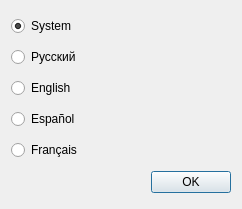
<?xml version="1.0" encoding="UTF-8"?>
<ui version="4.0">
 <class>LanguageDialog</class>
 <widget class="QWidget" name="LanguageDialog">
  <property name="geometry">
   <rect>
    <x>0</x>
    <y>0</y>
    <width>242</width>
    <height>209</height>
   </rect>
  </property>
  <property name="windowTitle">
   <string>Choose application language</string>
  </property>
  <layout class="QGridLayout" name="gridLayout">
   <item row="3" column="0">
    <widget class="QRadioButton" name="spanish">
     <property name="text">
      <string>Español</string>
     </property>
    </widget>
   </item>
   <item row="5" column="0">
    <widget class="QDialogButtonBox" name="buttons">
     <property name="standardButtons">
      <set>QDialogButtonBox::Ok</set>
     </property>
    </widget>
   </item>
   <item row="1" column="0">
    <widget class="QRadioButton" name="russian">
     <property name="text">
      <string>Русский</string>
     </property>
     <property name="checked">
      <bool>false</bool>
     </property>
    </widget>
   </item>
   <item row="2" column="0">
    <widget class="QRadioButton" name="english">
     <property name="text">
      <string>English</string>
     </property>
     <property name="checked">
      <bool>false</bool>
     </property>
    </widget>
   </item>
   <item row="0" column="0">
    <widget class="QRadioButton" name="system">
     <property name="text">
      <string>System</string>
     </property>
     <property name="checked">
      <bool>true</bool>
     </property>
    </widget>
   </item>
   <item row="4" column="0">
    <widget class="QRadioButton" name="french">
     <property name="text">
      <string>Français</string>
     </property>
    </widget>
   </item>
  </layout>
 </widget>
 <tabstops>
  <tabstop>system</tabstop>
  <tabstop>russian</tabstop>
  <tabstop>english</tabstop>
  <tabstop>spanish</tabstop>
 </tabstops>
 <resources/>
 <connections/>
</ui>
